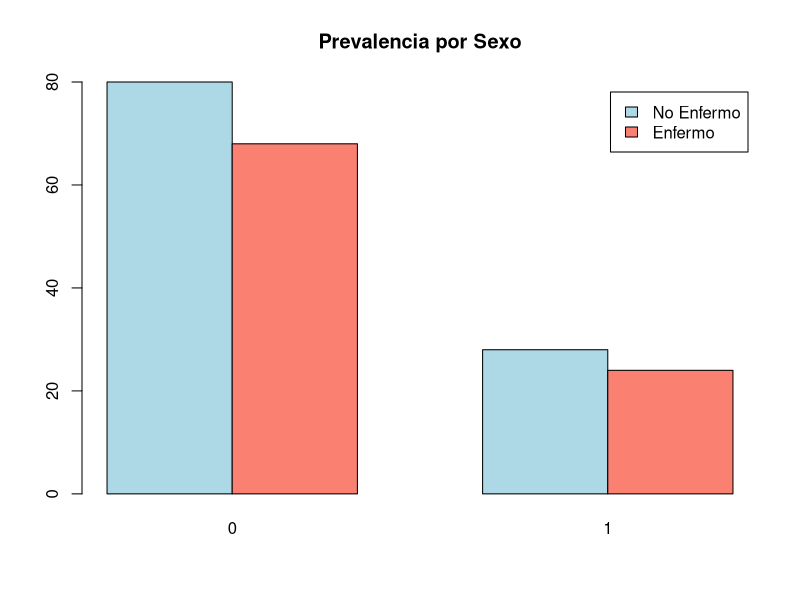
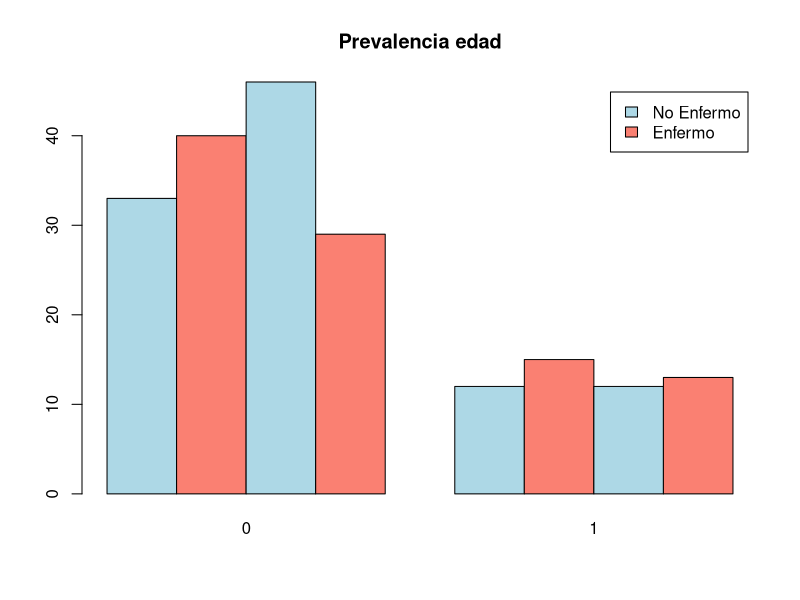
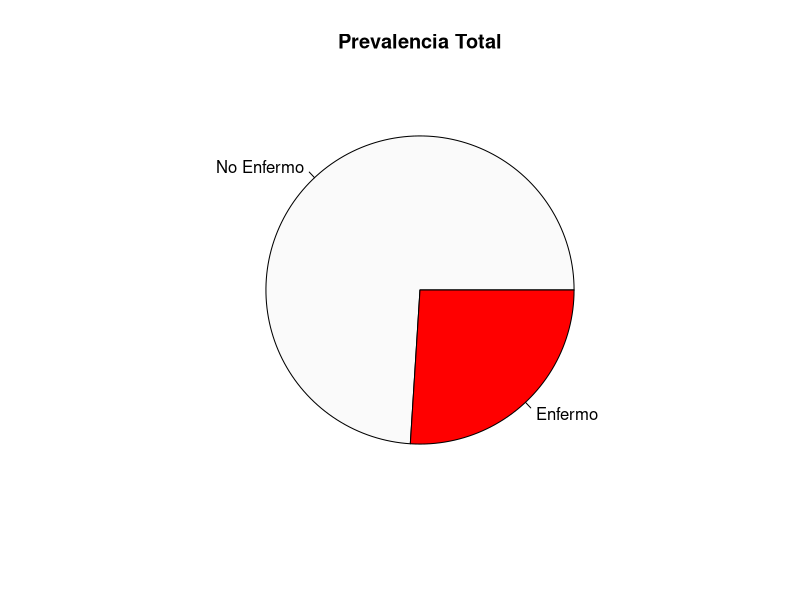

Recreate these plots in R, in order.

# cargamos las librerias
library(dplyr)
library(tibble)

# Creamos un conjunto de datos simulados
set.seed(123) # para reproducibilidad

n <- 200  # número de personas

# crear un tibble
datos <- tibble(
  edad_grupo = sample(c("18-30", "31-45", "46-60", "61+"), n, replace = TRUE),
  sexo = sample(c("hombre", "mujer"), n, replace = TRUE),
  region = sample(c("norte", "centro", "sur"), n, replace = TRUE),
  enfermedad = sample(c(0,1), n, replace = TRUE, prob = c(0.7, 0.3)) #30% p revalencia
)

# Exploración de datos
head(datos) # muestra de las primeras filas
str(datos)  # muestra la estructura de datos
summary(datos)  # resumen estadístico

# tabla de fecuencias
tabla_enfermedad <- table(datos$enfermedad)
tabla_enfermedad_rel <- prop.table(tabla_enfermedad)

# tabla cruzada enfermedad vs sexo
tabla_sexo <- table(datos$sexo, datos$enfermedad)
tabla_sexo_rel <- prop.table(tabla_sexo, margin = 1)

# tabla cruzada enfermedad vs grupo etario
tabla_edad <- table(datos$edad_grupo, datos$enfermedad)

# Representaciones gráficas
# Diagrama de barras por sexo
barplot(tabla_sexo, beside=TRUE, col = c("lightblue","salmon"),
        legend = c("No Enfermo", "Enfermo"), main = "Prevalencia por Sexo")

# Diagrama de barras para el grupo etario
barplot(tabla_edad, beside = TRUE, col = c("lightblue","salmon"),
        legend = c("No Enfermo", "Enfermo"), main = "Prevalencia edad")

# Gráfico circular de la prevalencia total
pie(tabla_enfermedad, labels = c("No Enfermo", "Enfermo"),
    col = c("gray98", "red"), main = "Prevalencia Total")
